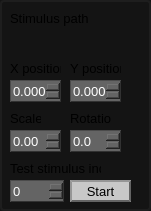
  <widget class="QFrame" name="frame_4">
   <property name="geometry">
    <rect>
     <x>10</x>
     <y>310</y>
     <width>151</width>
     <height>211</height>
    </rect>
   </property>
   <property name="styleSheet">
    <string notr="true">QFrame {
border: 2px solid rgb(30,30,30);
border-radius: 4px;
background-color: rgb(20, 20, 20);
}
QLabel {
border: 0px;
}
</string>
   </property>
   <property name="frameShape">
    <enum>QFrame::StyledPanel</enum>
   </property>
   <property name="frameShadow">
    <enum>QFrame::Raised</enum>
   </property>
   <widget class="QPushButton" name="pushButton_stimulus_configuration_start_test_stimulus_index">
    <property name="geometry">
     <rect>
      <x>70</x>
      <y>180</y>
      <width>61</width>
      <height>22</height>
     </rect>
    </property>
    <property name="font">
     <font>
      <pointsize>10</pointsize>
     </font>
    </property>
    <property name="styleSheet">
     <string notr="true">background-color: rgb(200, 200, 200); color:black; border-style: outset;  border-width: 2px;  border-color: rgb(100, 100, 100);</string>
    </property>
    <property name="text">
     <string>Start</string>
    </property>
   </widget>
   <widget class="QLabel" name="label_21">
    <property name="geometry">
     <rect>
      <x>10</x>
      <y>160</y>
      <width>91</width>
      <height>16</height>
     </rect>
    </property>
    <property name="font">
     <font>
      <pointsize>10</pointsize>
     </font>
    </property>
    <property name="styleSheet">
     <string notr="true"/>
    </property>
    <property name="text">
     <string>Test stimulus index</string>
    </property>
   </widget>
   <widget class="QLabel" name="label_6">
    <property name="geometry">
     <rect>
      <x>70</x>
      <y>60</y>
      <width>51</width>
      <height>16</height>
     </rect>
    </property>
    <property name="font">
     <font>
      <pointsize>10</pointsize>
     </font>
    </property>
    <property name="styleSheet">
     <string notr="true"/>
    </property>
    <property name="text">
     <string>Y position</string>
    </property>
   </widget>
   <widget class="QLabel" name="label_5">
    <property name="geometry">
     <rect>
      <x>10</x>
      <y>60</y>
      <width>51</width>
      <height>16</height>
     </rect>
    </property>
    <property name="font">
     <font>
      <pointsize>10</pointsize>
     </font>
    </property>
    <property name="styleSheet">
     <string notr="true"/>
    </property>
    <property name="text">
     <string>X position</string>
    </property>
   </widget>
   <widget class="QDoubleSpinBox" name="doubleSpinBox_stimulus_configuration_set_scale">
    <property name="geometry">
     <rect>
      <x>10</x>
      <y>130</y>
      <width>51</width>
      <height>22</height>
     </rect>
    </property>
    <property name="font">
     <font>
      <pointsize>10</pointsize>
     </font>
    </property>
    <property name="styleSheet">
     <string notr="true">background-color: rgb(100, 100, 100); color:white; border-style: outset; border-width: 1px;  border-color: rgb(50, 50, 50);</string>
    </property>
    <property name="singleStep">
     <double>0.010000000000000</double>
    </property>
   </widget>
   <widget class="QDoubleSpinBox" name="doubleSpinBox_stimulus_configuration_set_rotation">
    <property name="geometry">
     <rect>
      <x>70</x>
      <y>130</y>
      <width>51</width>
      <height>22</height>
     </rect>
    </property>
    <property name="font">
     <font>
      <pointsize>10</pointsize>
     </font>
    </property>
    <property name="styleSheet">
     <string notr="true">background-color: rgb(100, 100, 100); color:white; border-style: outset; border-width: 1px;  border-color: rgb(50, 50, 50);</string>
    </property>
    <property name="decimals">
     <number>1</number>
    </property>
    <property name="singleStep">
     <double>0.100000000000000</double>
    </property>
   </widget>
   <widget class="QLabel" name="label_7">
    <property name="geometry">
     <rect>
      <x>10</x>
      <y>110</y>
      <width>31</width>
      <height>16</height>
     </rect>
    </property>
    <property name="font">
     <font>
      <pointsize>10</pointsize>
     </font>
    </property>
    <property name="styleSheet">
     <string notr="true"/>
    </property>
    <property name="text">
     <string>Scale</string>
    </property>
   </widget>
   <widget class="QLabel" name="label_8">
    <property name="geometry">
     <rect>
      <x>70</x>
      <y>110</y>
      <width>41</width>
      <height>16</height>
     </rect>
    </property>
    <property name="font">
     <font>
      <pointsize>10</pointsize>
     </font>
    </property>
    <property name="styleSheet">
     <string notr="true"/>
    </property>
    <property name="text">
     <string>Rotation</string>
    </property>
   </widget>
   <widget class="QSpinBox" name="spinBox_stimulus_configuration_set_test_stimulus_index">
    <property name="geometry">
     <rect>
      <x>10</x>
      <y>180</y>
      <width>54</width>
      <height>22</height>
     </rect>
    </property>
    <property name="font">
     <font>
      <pointsize>10</pointsize>
     </font>
    </property>
    <property name="styleSheet">
     <string notr="true">background-color: rgb(100, 100, 100); color:white; border-style: outset; border-width: 1px;  border-color: rgb(50, 50, 50);</string>
    </property>
   </widget>
   <widget class="QLabel" name="label_17">
    <property name="geometry">
     <rect>
      <x>10</x>
      <y>10</y>
      <width>121</width>
      <height>16</height>
     </rect>
    </property>
    <property name="font">
     <font>
      <pointsize>10</pointsize>
     </font>
    </property>
    <property name="styleSheet">
     <string notr="true"/>
    </property>
    <property name="text">
     <string>Stimulus path</string>
    </property>
   </widget>
   <widget class="QDoubleSpinBox" name="doubleSpinBox_stimulus_configuration_set_x_position">
    <property name="geometry">
     <rect>
      <x>10</x>
      <y>80</y>
      <width>51</width>
      <height>22</height>
     </rect>
    </property>
    <property name="font">
     <font>
      <pointsize>10</pointsize>
     </font>
    </property>
    <property name="styleSheet">
     <string notr="true">background-color: rgb(100, 100, 100); color:white; border-style: outset; border-width: 1px;  border-color: rgb(50, 50, 50);</string>
    </property>
    <property name="decimals">
     <number>3</number>
    </property>
    <property name="minimum">
     <double>-10.000000000000000</double>
    </property>
    <property name="maximum">
     <double>10.000000000000000</double>
    </property>
    <property name="singleStep">
     <double>0.005000000000000</double>
    </property>
   </widget>
   <widget class="QDoubleSpinBox" name="doubleSpinBox_stimulus_configuration_set_y_position">
    <property name="geometry">
     <rect>
      <x>70</x>
      <y>80</y>
      <width>51</width>
      <height>22</height>
     </rect>
    </property>
    <property name="font">
     <font>
      <pointsize>10</pointsize>
     </font>
    </property>
    <property name="styleSheet">
     <string notr="true">background-color: rgb(100, 100, 100); color:white; border-style: outset; border-width: 1px;  border-color: rgb(50, 50, 50);</string>
    </property>
    <property name="decimals">
     <number>3</number>
    </property>
    <property name="minimum">
     <double>-10.000000000000000</double>
    </property>
    <property name="maximum">
     <double>10.000000000000000</double>
    </property>
    <property name="singleStep">
     <double>0.005000000000000</double>
    </property>
   </widget>
  </widget>
